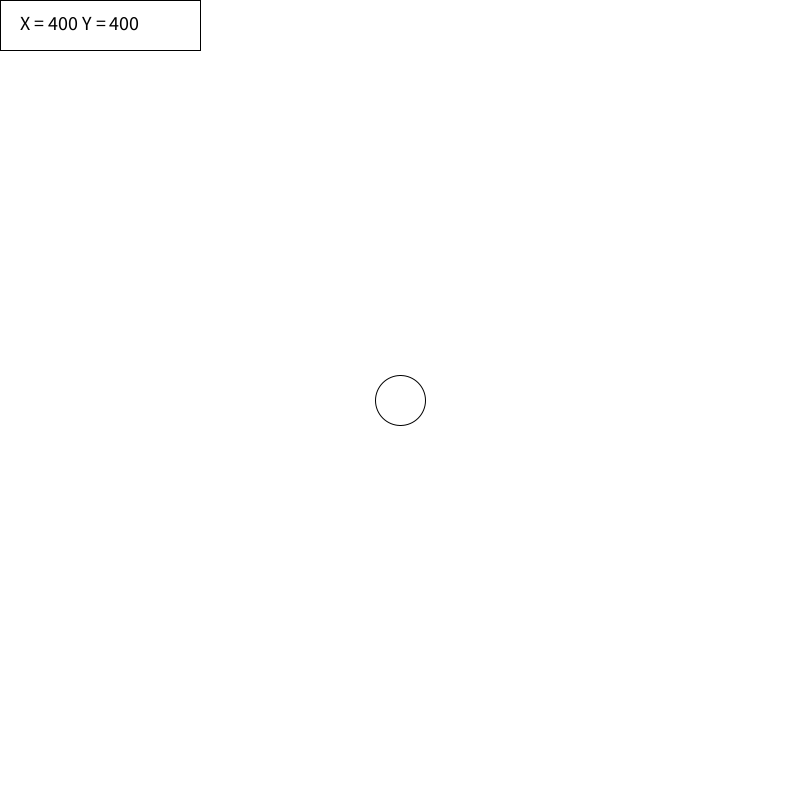
Frame 1 (no input)
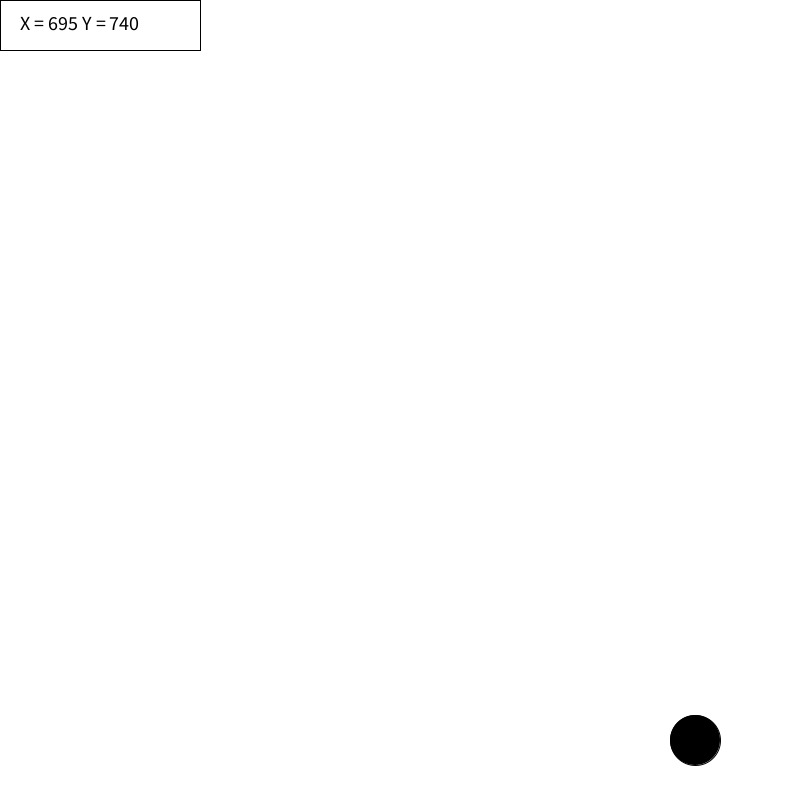
Frame 60 (the mouse pressed at the canvas centre just before this capture)
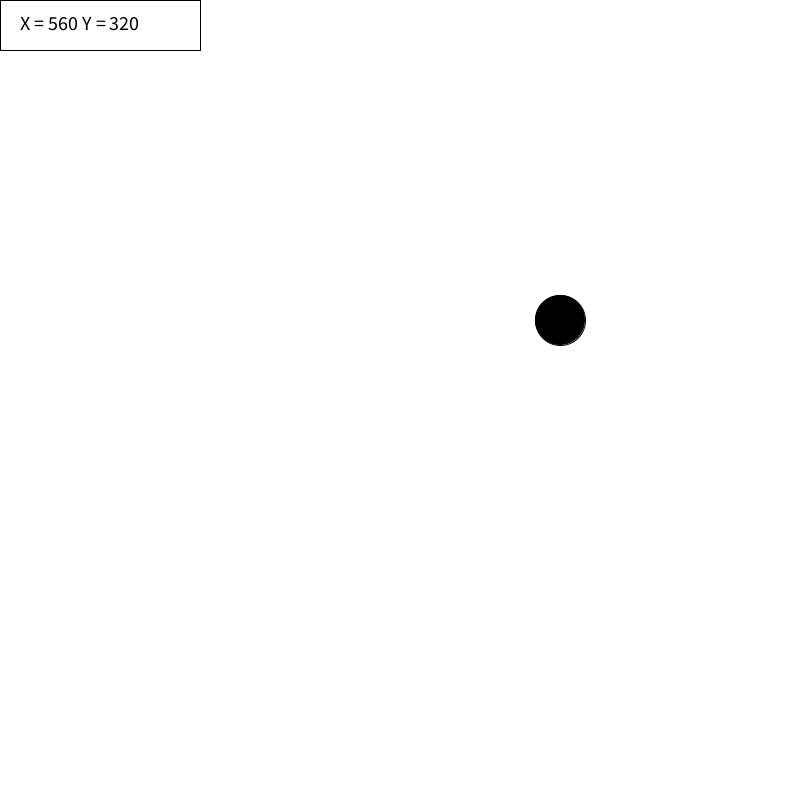
Frame 120 (the mouse held since frame 60 and released just before this capture)

The Processing sketch that drew these frames (run headless with seeded random() and noise(); from frame 60 on, the mouse is pressed at the canvas centre):

// Processing sketch: D3BallBounceTEACHER
// ── D3BallBounceTEACHER.pde
// after challange making the ball arrow key program it should look like this
// see section after arrow key if statements for notes on this activity

int ballX;
int ballY;
int ballDiameter;
int ballRadius;
int ballSpeedX = 5;
int ballSpeedY = 7;


void setup(){
  
  size(800,800);
//  background(255);
  fill(255);
  rect(0,0,width,height);
  ballX = width/2;  // set ball x to the width/2 (middle of the screen in the x direction)
  ballY = height/2; // set ball y to the width/2 (middle of the screen in the x direction)
  ballDiameter = 50; // set ball diameter to what ever they would like
  ballRadius = ballDiameter/2;  // set ballRadius to 1/2 the diamtere
}


void draw(){
  background(255);
  // draw ball
  ellipse(ballX,ballY,ballDiameter,ballDiameter); // draw ball using variables
// text box
fill(255); // set fill to white for text box
rect(0,0,200,50); // draw the text box
fill(0);
textSize(20);
text("X = " + ballX + " Y = " + ballY,20,30);

// control ball with arrow keys
  
   if(keyPressed && key == CODED && keyCode == UP){ 
     
     ballY--;
     
   }
  
  if(keyPressed && key == CODED && keyCode == DOWN){
     
     ballY++;
     
   }
   
   if(keyPressed && key == CODED && keyCode == LEFT){
     
     ballX--;
     
   }
   
   if(keyPressed && key == CODED && keyCode == RIGHT){
     
     ballX++;
     
   }
   
   
   // We can leave the arrow keys but ultimatelly we want to make a ball bounce around the screen
   // we will start by making it move by itself in the X direction
   // then detect when it goes off the screen and reset its position and reverse what direction it is traveling in
   // to make the ball move we need to move left and right we need to change its X position that is stored in ballX
   // to make it move by itself we can add ballSpeed to the current ballX position 
   
   ballX = ballX + ballSpeedX; // if speed is positive the ball with move to the right and if we make ballSpeed negative the ball will move to the left
   
   // we then need to check if the ball has moved off the screen by looking at its current position
   // if the ball travels off the screen to the right it means that its X position has become larger than the width of our screen so..
   
   if(ballX > width - ballRadius){
    // reset its position
    ballX = width - ballRadius;
    // make sure to set ballSpeedX and ballSpeedY values up top^^^^^^^^^^^
    // reverse travel direction by flipping the sign for ballSpeedX
    ballSpeedX = ballSpeedX * -1;
   }
   
   // do the same for the other direction
   
   if(ballX < 0 + ballRadius){
    // reset its position
    ballX = 0 + ballRadius;
    // make sure to set ballSpeedX and ballSpeedY values up top^^^^^^^^^^^
    // reverse travel direction by flipping the sign for ballSpeedX
    ballSpeedX = ballSpeedX * -1;
   }
   
   // now repeate the process for the Y direction
   // make the ball move in the y direction by adding ballSpeedY to ballY position variable
   
   ballY = ballY + ballSpeedY;
   
   if(ballY > height - ballRadius){
    ballY = height - ballRadius;
    ballSpeedY = ballSpeedY * -1; // flip the direction the ball is traveling in the Y axis
     
   }
   
   if(ballY < 0 + ballRadius){
     
    ballY = 0 + ballRadius;
    ballSpeedY = ballSpeedY *-1; // flip the direction the ball is traveling in the Y axis
     
   }
   
  // play with it.
  // draw a background at the beginning of draw() method to get rid of trails
  // teach them the other way to make a background
  // set the fill for the background rectangle and
  // draw a rectangle that fills the entire screen
  
  // teach using alphas to make cool effects. Just add another number to your fill or color method.
  // example: fill(R,G,B,ALPHA); an alpha of 20 looks cool
  // challanges if needed:
  // can you make the ball change color when it bounces? 
  // you will need a color variables, and we already have code that runs when your ball bounces!
  
  
  
  
}
